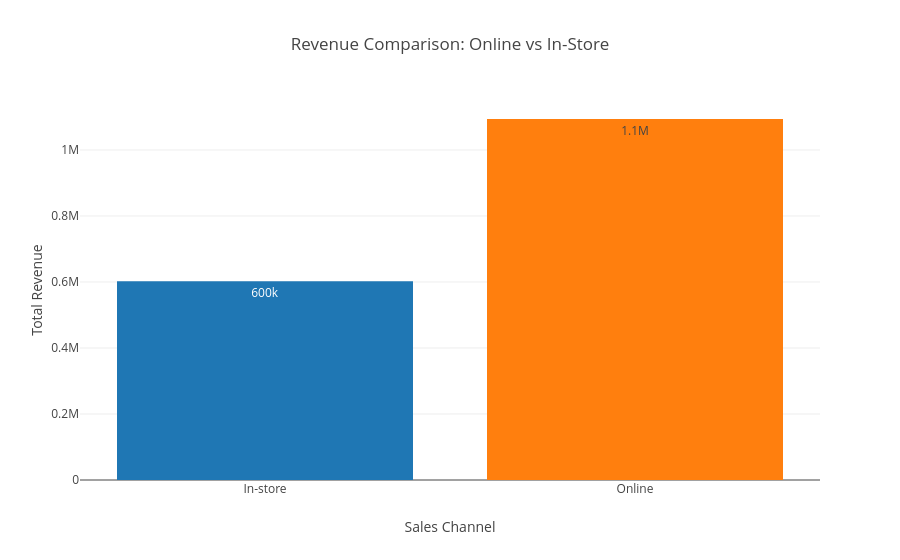

This figure's notebook cell:
### Markdown cell above
##### Visualization – Channel Comparison

### Code cell
fig = px.bar(
    channel_analysis.reset_index(),
    x='location',
    y='total_revenue',
    color='location',
    title='Revenue Comparison: Online vs In-Store',
    labels={
        'location': 'Sales Channel',
        'total_revenue': 'Total Revenue'
    },
    text_auto='.2s',
    color_discrete_sequence=['#1f77b4', '#ff7f0e']
)

fig.update_layout(title_x=0.5, showlegend=False)
fig.show()

### Figure 1 — Plotly figure (JSON) as saved in the notebook; plotly's stock layout.template omitted (floating-point values rounded to 4 significant figures)
{"data": [{"hovertemplate": "Sales Channel=%{x}<br>Total Revenue=%{y}<extra></extra>", "legendgroup": "In-store", "marker": {"color": "#1f77b4", "pattern": {"shape": ""}}, "name": "In-store", "orientation": "v", "showlegend": true, "textposition": "auto", "texttemplate": "%{y:.2s}", "type": "bar", "x": ["In-store"], "xaxis": "x", "y": [602300.0], "yaxis": "y"}, {"hovertemplate": "Sales Channel=%{x}<br>Total Revenue=%{y}<extra></extra>", "legendgroup": "Online", "marker": {"color": "#ff7f0e", "pattern": {"shape": ""}}, "name": "Online", "orientation": "v", "showlegend": true, "textposition": "auto", "texttemplate": "%{y:.2s}", "type": "bar", "x": ["Online"], "xaxis": "x", "y": [1094000.0], "yaxis": "y"}], "layout": {"barmode": "relative", "legend": {"title": {"text": "Sales Channel"}, "tracegroupgap": 0}, "showlegend": false, "title": {"text": "Revenue Comparison: Online vs In-Store", "x": 0.5}, "xaxis": {"anchor": "y", "categoryarray": ["In-store", "Online"], "categoryorder": "array", "domain": [0, 1], "title": {"text": "Sales Channel"}}, "yaxis": {"anchor": "x", "domain": [0, 1], "title": {"text": "Total Revenue"}}}}
